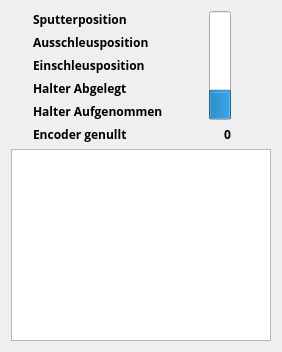
          <widget class="QWidget" name="Display_Lock">
           <layout class="QVBoxLayout" name="verticalLayout_4">
            <item>
             <layout class="QHBoxLayout" name="horizontalLayout_2">
              <item>
               <layout class="QVBoxLayout" name="verticalLayout_9">
                <item>
                 <layout class="QGridLayout" name="gridLayout_12">
                  <item row="0" column="1">
                   <widget class="QLabel" name="label_3">
                    <property name="font">
                     <font>
                      <family>Open Sans</family>
                      <weight>75</weight>
                      <bold>true</bold>
                     </font>
                    </property>
                    <property name="text">
                     <string>Sputterposition</string>
                    </property>
                   </widget>
                  </item>
                  <item row="0" column="0">
                   <widget class="LEDIndicator" name="ledLiftPosSputter">
                    <property name="sizePolicy">
                     <sizepolicy hsizetype="Fixed" vsizetype="Fixed">
                      <horstretch>0</horstretch>
                      <verstretch>0</verstretch>
                     </sizepolicy>
                    </property>
                    <property name="minimumSize">
                     <size>
                      <width>16</width>
                      <height>16</height>
                     </size>
                    </property>
                    <property name="maximumSize">
                     <size>
                      <width>16</width>
                      <height>16</height>
                     </size>
                    </property>
                    <property name="text">
                     <string/>
                    </property>
                    <property name="scaledContents">
                     <bool>true</bool>
                    </property>
                   </widget>
                  </item>
                 </layout>
                </item>
                <item>
                 <layout class="QGridLayout" name="gridLayout_17">
                  <item row="0" column="0">
                   <widget class="LEDIndicator" name="ledLiftPosUnload">
                    <property name="sizePolicy">
                     <sizepolicy hsizetype="Fixed" vsizetype="Fixed">
                      <horstretch>0</horstretch>
                      <verstretch>0</verstretch>
                     </sizepolicy>
                    </property>
                    <property name="minimumSize">
                     <size>
                      <width>16</width>
                      <height>16</height>
                     </size>
                    </property>
                    <property name="maximumSize">
                     <size>
                      <width>16</width>
                      <height>16</height>
                     </size>
                    </property>
                    <property name="text">
                     <string/>
                    </property>
                    <property name="scaledContents">
                     <bool>true</bool>
                    </property>
                   </widget>
                  </item>
                  <item row="0" column="1">
                   <widget class="QLabel" name="label_5">
                    <property name="font">
                     <font>
                      <family>Open Sans</family>
                      <weight>75</weight>
                      <bold>true</bold>
                     </font>
                    </property>
                    <property name="text">
                     <string>Ausschleusposition</string>
                    </property>
                   </widget>
                  </item>
                 </layout>
                </item>
                <item>
                 <layout class="QGridLayout" name="gridLayout_18">
                  <item row="0" column="0">
                   <widget class="LEDIndicator" name="ledLiftPosLoad">
                    <property name="sizePolicy">
                     <sizepolicy hsizetype="Fixed" vsizetype="Fixed">
                      <horstretch>0</horstretch>
                      <verstretch>0</verstretch>
                     </sizepolicy>
                    </property>
                    <property name="minimumSize">
                     <size>
                      <width>16</width>
                      <height>16</height>
                     </size>
                    </property>
                    <property name="maximumSize">
                     <size>
                      <width>16</width>
                      <height>16</height>
                     </size>
                    </property>
                    <property name="text">
                     <string/>
                    </property>
                    <property name="scaledContents">
                     <bool>true</bool>
                    </property>
                   </widget>
                  </item>
                  <item row="0" column="1">
                   <widget class="QLabel" name="label_23">
                    <property name="font">
                     <font>
                      <family>Open Sans</family>
                      <weight>75</weight>
                      <bold>true</bold>
                     </font>
                    </property>
                    <property name="text">
                     <string>Einschleusposition</string>
                    </property>
                   </widget>
                  </item>
                 </layout>
                </item>
                <item>
                 <layout class="QGridLayout" name="gridLayout_19">
                  <item row="0" column="0">
                   <widget class="LEDIndicator" name="ledLiftPosUnloaded">
                    <property name="sizePolicy">
                     <sizepolicy hsizetype="Fixed" vsizetype="Fixed">
                      <horstretch>0</horstretch>
                      <verstretch>0</verstretch>
                     </sizepolicy>
                    </property>
                    <property name="minimumSize">
                     <size>
                      <width>16</width>
                      <height>16</height>
                     </size>
                    </property>
                    <property name="maximumSize">
                     <size>
                      <width>16</width>
                      <height>16</height>
                     </size>
                    </property>
                    <property name="text">
                     <string/>
                    </property>
                   </widget>
                  </item>
                  <item row="0" column="1">
                   <widget class="QLabel" name="label_25">
                    <property name="font">
                     <font>
                      <family>Open Sans</family>
                      <weight>75</weight>
                      <bold>true</bold>
                     </font>
                    </property>
                    <property name="text">
                     <string>Halter Abgelegt</string>
                    </property>
                   </widget>
                  </item>
                 </layout>
                </item>
                <item>
                 <layout class="QGridLayout" name="gridLayout_20">
                  <item row="0" column="0">
                   <widget class="LEDIndicator" name="ledLiftPosLoaded">
                    <property name="sizePolicy">
                     <sizepolicy hsizetype="Fixed" vsizetype="Fixed">
                      <horstretch>0</horstretch>
                      <verstretch>0</verstretch>
                     </sizepolicy>
                    </property>
                    <property name="minimumSize">
                     <size>
                      <width>16</width>
                      <height>16</height>
                     </size>
                    </property>
                    <property name="maximumSize">
                     <size>
                      <width>16</width>
                      <height>16</height>
                     </size>
                    </property>
                    <property name="text">
                     <string/>
                    </property>
                   </widget>
                  </item>
                  <item row="0" column="1">
                   <widget class="QLabel" name="label_26">
                    <property name="font">
                     <font>
                      <family>Open Sans</family>
                      <weight>75</weight>
                      <bold>true</bold>
                     </font>
                    </property>
                    <property name="text">
                     <string>Halter Aufgenommen</string>
                    </property>
                   </widget>
                  </item>
                 </layout>
                </item>
                <item>
                 <layout class="QGridLayout" name="gridLayout_23">
                  <item row="0" column="0">
                   <widget class="LEDIndicator" name="ledLiftNotInitialized">
                    <property name="sizePolicy">
                     <sizepolicy hsizetype="Fixed" vsizetype="Fixed">
                      <horstretch>0</horstretch>
                      <verstretch>0</verstretch>
                     </sizepolicy>
                    </property>
                    <property name="minimumSize">
                     <size>
                      <width>16</width>
                      <height>16</height>
                     </size>
                    </property>
                    <property name="maximumSize">
                     <size>
                      <width>16</width>
                      <height>16</height>
                     </size>
                    </property>
                    <property name="text">
                     <string/>
                    </property>
                   </widget>
                  </item>
                  <item row="0" column="1">
                   <widget class="QLabel" name="label_44">
                    <property name="font">
                     <font>
                      <family>Open Sans</family>
                      <weight>75</weight>
                      <bold>true</bold>
                     </font>
                    </property>
                    <property name="text">
                     <string>Encoder genullt</string>
                    </property>
                   </widget>
                  </item>
                 </layout>
                </item>
               </layout>
              </item>
              <item>
               <layout class="QGridLayout" name="gridLayout_16">
                <item row="1" column="3">
                 <spacer name="horizontalSpacer_18">
                  <property name="orientation">
                   <enum>Qt::Horizontal</enum>
                  </property>
                  <property name="sizeHint" stdset="0">
                   <size>
                    <width>40</width>
                    <height>20</height>
                   </size>
                  </property>
                 </spacer>
                </item>
                <item row="1" column="0">
                 <spacer name="horizontalSpacer_16">
                  <property name="orientation">
                   <enum>Qt::Horizontal</enum>
                  </property>
                  <property name="sizeHint" stdset="0">
                   <size>
                    <width>40</width>
                    <height>20</height>
                   </size>
                  </property>
                 </spacer>
                </item>
                <item row="2" column="2">
                 <widget class="QLabel" name="labelLiftPosition">
                  <property name="font">
                   <font>
                    <family>Open Sans</family>
                    <weight>75</weight>
                    <bold>true</bold>
                   </font>
                  </property>
                  <property name="text">
                   <string>0</string>
                  </property>
                  <property name="alignment">
                   <set>Qt::AlignRight|Qt::AlignTrailing|Qt::AlignVCenter</set>
                  </property>
                 </widget>
                </item>
                <item row="1" column="2">
                 <widget class="QProgressBar" name="progressBarLiftPosition">
                  <property name="autoFillBackground">
                   <bool>false</bool>
                  </property>
                  <property name="styleSheet">
                   <string notr="true">color: rgb(0, 255, 0);</string>
                  </property>
                  <property name="value">
                   <number>24</number>
                  </property>
                  <property name="textVisible">
                   <bool>false</bool>
                  </property>
                  <property name="orientation">
                   <enum>Qt::Vertical</enum>
                  </property>
                  <property name="format">
                   <string/>
                  </property>
                 </widget>
                </item>
               </layout>
              </item>
             </layout>
            </item>
            <item>
             <widget class="QTextBrowser" name="textBrowserLiftAutomation"/>
            </item>
           </layout>
          </widget>
